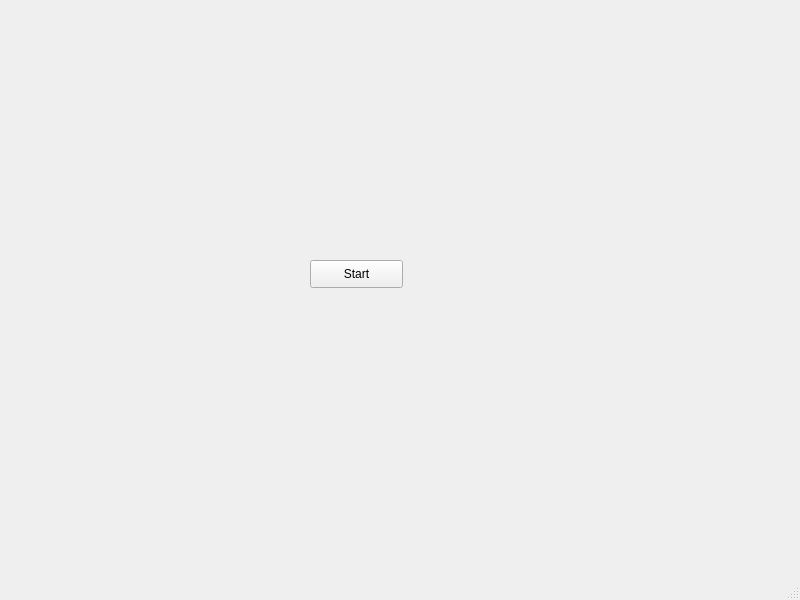
<?xml version="1.0" encoding="UTF-8"?>
<ui version="4.0">
 <class>MainWindow</class>
 <widget class="QMainWindow" name="MainWindow">
  <property name="geometry">
   <rect>
    <x>0</x>
    <y>0</y>
    <width>800</width>
    <height>600</height>
   </rect>
  </property>
  <property name="windowTitle">
   <string>MainWindow</string>
  </property>
  <widget class="QWidget" name="centralwidget">
   <widget class="QPushButton" name="pushButton">
    <property name="geometry">
     <rect>
      <x>310</x>
      <y>260</y>
      <width>93</width>
      <height>28</height>
     </rect>
    </property>
    <property name="text">
     <string>Start</string>
    </property>
   </widget>
  </widget>
  <widget class="QMenuBar" name="menubar">
   <property name="geometry">
    <rect>
     <x>0</x>
     <y>0</y>
     <width>800</width>
     <height>25</height>
    </rect>
   </property>
  </widget>
  <widget class="QStatusBar" name="statusbar"/>
 </widget>
 <resources/>
 <connections/>
</ui>
